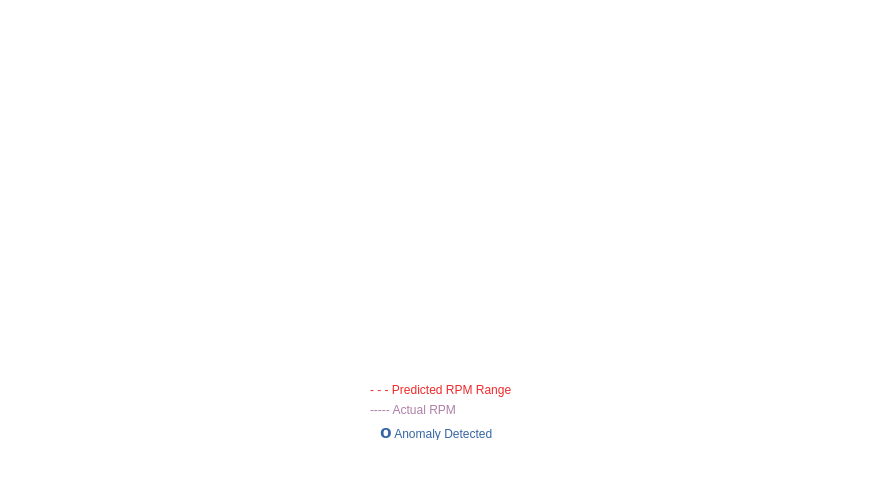
<?xml version="1.0" encoding="UTF-8"?>
<ui version="4.0">
 <class>MainWindow</class>
 <widget class="QMainWindow" name="MainWindow">
  <property name="geometry">
   <rect>
    <x>0</x>
    <y>0</y>
    <width>871</width>
    <height>497</height>
   </rect>
  </property>
  <property name="windowTitle">
   <string>MainWindow</string>
  </property>
  <property name="styleSheet">
   <string notr="true">background-color: rgb(255, 255, 255);</string>
  </property>
  <widget class="QWidget" name="centralwidget">
   <widget class="PlotWidget" name="graphWidget" native="true">
    <property name="geometry">
     <rect>
      <x>29</x>
      <y>19</y>
      <width>811</width>
      <height>351</height>
     </rect>
    </property>
   </widget>
   <widget class="QLabel" name="label">
    <property name="geometry">
     <rect>
      <x>370</x>
      <y>380</y>
      <width>221</width>
      <height>20</height>
     </rect>
    </property>
    <property name="text">
     <string>&lt;html&gt;&lt;head/&gt;&lt;body&gt;&lt;p&gt;&lt;span style=&quot; color:#ef2929;&quot;&gt;-   -   - Predicted RPM Range&lt;/span&gt;&lt;/p&gt;&lt;/body&gt;&lt;/html&gt;</string>
    </property>
   </widget>
   <widget class="QLabel" name="label_2">
    <property name="geometry">
     <rect>
      <x>370</x>
      <y>400</y>
      <width>181</width>
      <height>20</height>
     </rect>
    </property>
    <property name="text">
     <string>&lt;html&gt;&lt;head/&gt;&lt;body&gt;&lt;p&gt;&lt;span style=&quot; color:#ad7fa8;&quot;&gt;-----     Actual RPM&lt;/span&gt;&lt;/p&gt;&lt;/body&gt;&lt;/html&gt;</string>
    </property>
   </widget>
   <widget class="QLabel" name="label_3">
    <property name="geometry">
     <rect>
      <x>380</x>
      <y>420</y>
      <width>181</width>
      <height>20</height>
     </rect>
    </property>
    <property name="text">
     <string>&lt;html&gt;&lt;head/&gt;&lt;body&gt;&lt;p&gt;&lt;span style=&quot; font-size:14pt; font-weight:600; color:#3465a4;&quot;&gt;o&lt;/span&gt;&lt;span style=&quot; color:#3465a4;&quot;&gt; Anomaly Detected&lt;/span&gt;&lt;/p&gt;&lt;/body&gt;&lt;/html&gt;</string>
    </property>
   </widget>
  </widget>
  <widget class="QMenuBar" name="menubar">
   <property name="geometry">
    <rect>
     <x>0</x>
     <y>0</y>
     <width>871</width>
     <height>22</height>
    </rect>
   </property>
  </widget>
  <widget class="QStatusBar" name="statusbar"/>
 </widget>
 <customwidgets>
  <customwidget>
   <class>PlotWidget</class>
   <extends>QWidget</extends>
   <header>pyqtgraph</header>
   <container>1</container>
  </customwidget>
 </customwidgets>
 <resources/>
 <connections/>
</ui>
